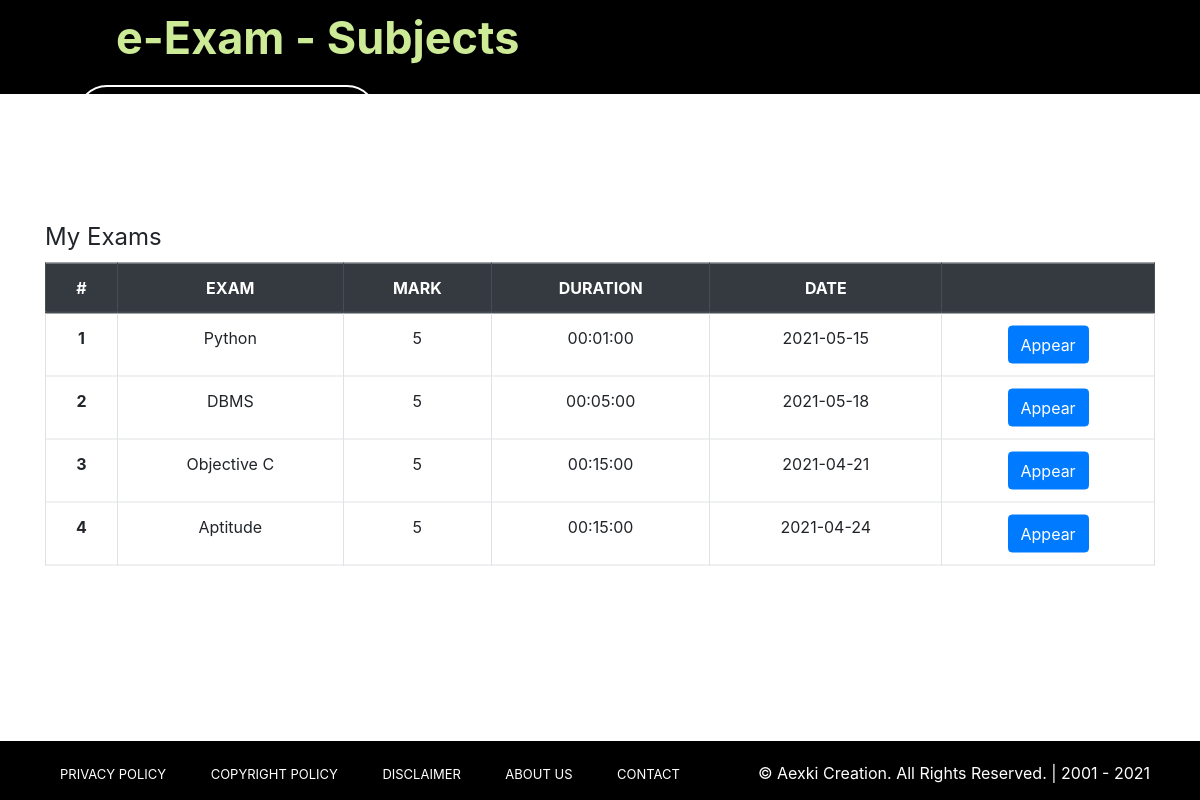
Page /one/templates/subject.php (signed in) on the committed database.
### tables this page shows
CREATE TABLE `exam_subjects` (
  `#` int(3) NOT NULL,
  `exam` varchar(50) NOT NULL,
  `mark` int(4) NOT NULL DEFAULT 5,
  `duration` time NOT NULL,
  `time_date` date NOT NULL,
  `value` varchar(50) NOT NULL
);

### One/templates/subject.php (the view, shortened to what this page needs)
<!DOCTYPE html>
<html lang="en">
<head>
    <link rel="stylesheet" href="https://stackpath.bootstrapcdn.com/bootstrap/4.4.1/css/bootstrap.min.css">
    <link rel="stylesheet" href="../css/style.css">
</head>
<body>
    <nav class="navbar">
        <label class="logo">e-Exam - Subjects</label>
        <ul>
            <li><i class="fas fa-search icon"></i><input class="search-box" type="text" placeholder="Search... "
                    onfocus="placeholder=''" onblur="placeholder='Search...'"></li>
            <li><a href="index.php"><i class="fas fa-home"></i> Home</a></li>
            <li style="border-left: 3px solid white; height: 20px;" id="line1"></li>
            <li class="dropdown">
                <a href="#!" class="dropbtn"
                    ><i class="fas fa-user" style="color: white"></i>
                </a>
            </li>
        </ul>
    </nav>
    <div class="container detail">
        <fieldset>
        <legend>My Exams</legend>
        <table class="table table-bordered table-hover" style="text-align: center;">
            <thead class="thead-dark">
                <tr>
                <th scope="col">#</th>
                <th scope="col">EXAM</th>
                <th scope="col">MARK</th>
                <th scope="col">DURATION</th>
                <th scope="col">DATE</th>
                <th scope="col"></th>
                </tr>
            </thead>
            <tbody>
            <?php
                include '../../database.php';
                $sql = "SELECT * FROM exam_subjects";
                $result = $conn->query($sql);
                if ($result->num_rows > 0) {
                    while($row = $result->fetch_assoc()) {
                        echo '<tr>';
                        echo '<th scope="row">'.$row['#'].'</th>';
                        echo '<td>'.$row['exam'].'</td>';
                        echo '<td>'.$row['mark'].'</td>';
                        echo '<td>'.$row['duration'].'</td>';
                        echo '<td>'.$row['time_date'].'</td>';
                        echo '<td><button id ="'.$row['exam'].'"name="'.$row['duration'].'" value="'.$row['value'].'" class="btn btn-primary" onclick="data(this.value,this.id,this.name)">Appear</button></td>';
                        echo '</tr>';
                    }
                }
            ?>
            </tbody>
        </table>
        </fieldset>
    </div>
    <div class="footer">
        <ul style="list-style-type: none; display:inline">
            <li style="display: inline;" class="option">PRIVACY POLICY</li>
            <li style="display: inline;" class="option">COPYRIGHT POLICY</li>
            <li style="display: inline;" class="option">DISCLAIMER</li>
            <li style="display: inline;" class="option">ABOUT US</li>
            <li style="display: inline;" class="option">CONTACT</li>
            <li style="float:right" class="mymark">&#169; Aexki Creation. All Rights Reserved. | 2001 - 2021</li>
        </ul>
    </div>
</body>
</html>

### One/css/style.css (style rules this page uses)
body { outline: none; text-decoration: none!important; min-height: 100vh; }
a { font-family: Poppins-Regular; font-size: 14px; line-height: 1.7; margin: 0px; transition: all 0.4s; -webkit-transition: all 0.4s; -o-transition: all 0.4s; -moz-transition: all 0.4s; }
nav { background: #000000; height: 95px; width: 100%; }
.navbar { top: 0; z-index: 5; border-bottom: 1px solid white; }
label.logo { color: rgb(205, 235, 150); font-size: 45px; line-height: 60px; padding: 0 100px; font-weight: bold; }
nav ul { float: right; margin-right: 20px; z-index: 2; }
nav ul li { display: inline-block; line-height: 80px; margin: 0 5px; transition: 1s; }
nav ul li a { position: relative; color: white; font-size: 18px; padding: 7px 13px; border-radius: 3px; text-transform: uppercase; transition: 0.5s; bottom: 0; }
nav ul li a::after { content: ''; position: absolute; border-bottom: 2px solid rgb(205, 235, 150); bottom: 0; left: 0; right: 100%; transition: 0.3s; }
.detail { position: absolute; top: 50%; left: 50%; transform: translateX(-50%) translateY(-50%); }
.search-box { border: solid 2px white; width: 300px; height: 60px; padding: 0 50px; font-size: 20px; border-radius: 50px; outline: none; background: transparent; color: white; }
.search-box::placeholder { color: white; }
.icon { position: relative; right: -40px; color: white; }
.footer { position: fixed; bottom: 0; height: 60px; width: 100%; border-top: 1px solid white; background: black; }
.footer ul { position: relative; color: white; top: 20px; }
.mymark { margin-right: 50px; }
.option { font-size: 13px; margin: 0 20px; cursor: pointer; transition: .3s; }

### rows in the picture
exam_subjects: value "1", exam "Python", mark "5", duration "00:01:00", time_date "2021-05-15"
exam_subjects: value "2", exam "DBMS", mark "5", duration "00:05:00", time_date "2021-05-18"
exam_subjects: value "3", exam "Objective C", mark "5", duration "00:15:00", time_date "2021-04-21"
exam_subjects: value "4", exam "Aptitude", mark "5", duration "00:15:00", time_date "2021-04-24"
